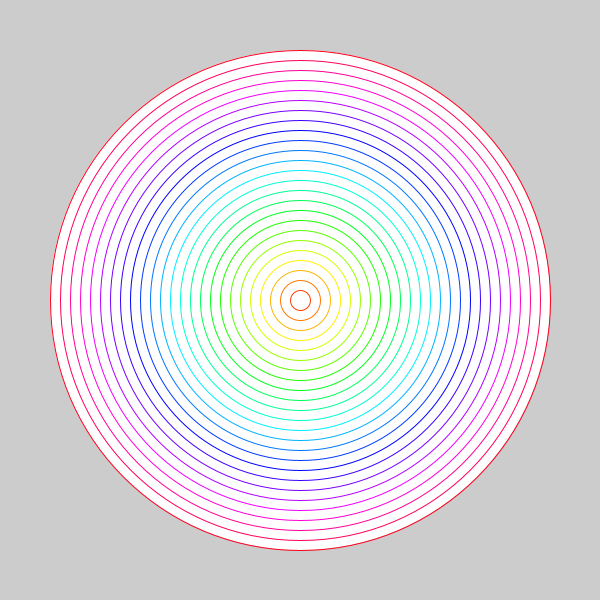
Frame 1 (no input)
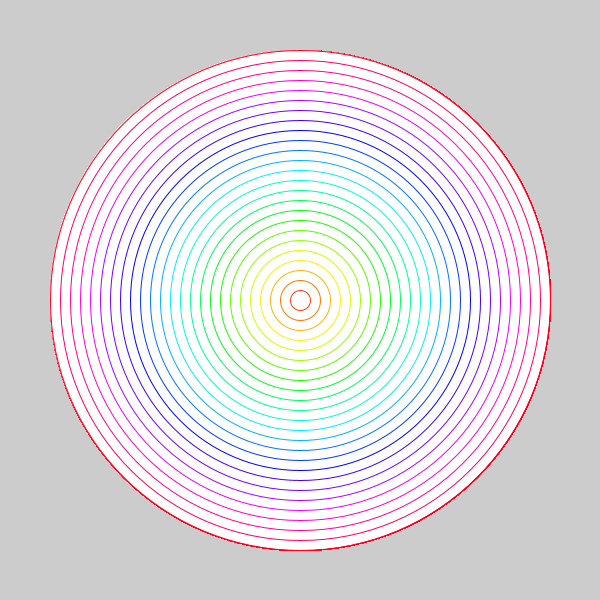
Frame 60 (the mouse pressed at the canvas centre just before this capture)
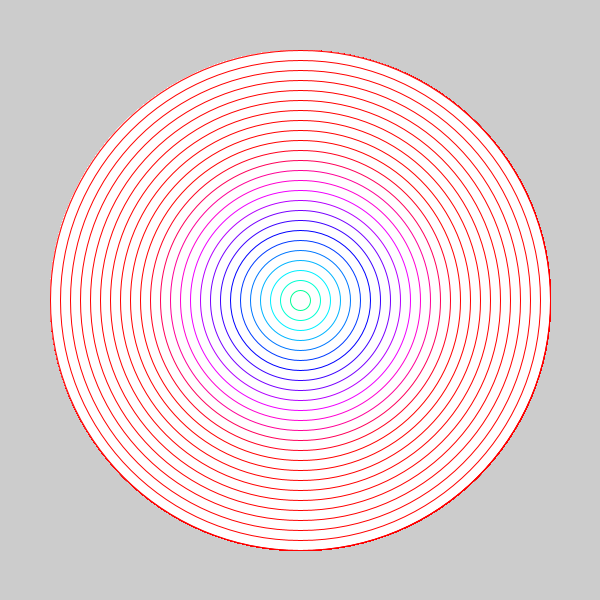
Frame 120 (the mouse held since frame 60 and released just before this capture)

The Processing sketch that drew these frames (run headless with seeded random() and noise(); from frame 60 on, the mouse is pressed at the canvas centre):

// Processing sketch: processing_185616
// ── processing_185616.pde

void setup(){
  size(600,600);
  colorMode(HSB);
}
void draw(){
  for(int i = 500;i>0;i=i-20){
    stroke((i/2)+(mouseX/3),255,255);
    ellipse(300,300,i,i);
  }
}
